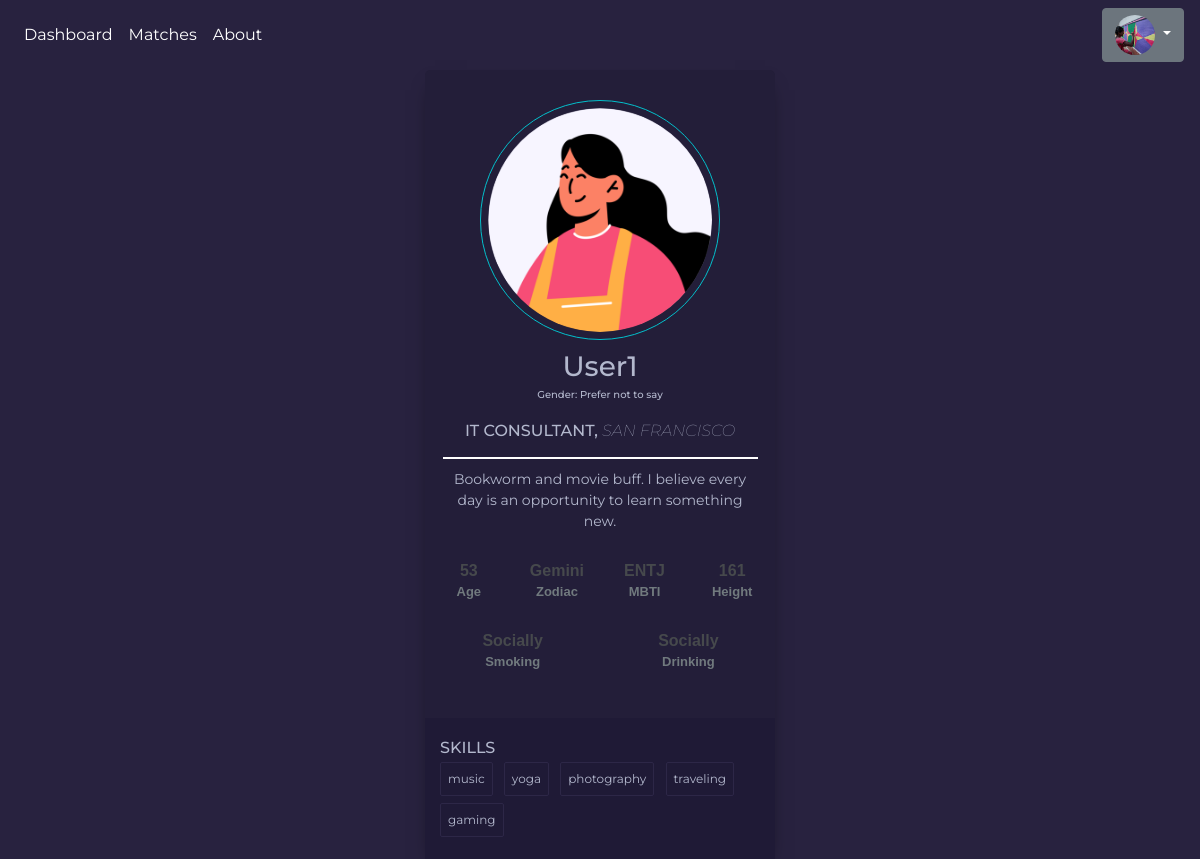
The app's page /profile/1 with its own data.
### tables this page shows
CREATE TABLE users (
                user_id INTEGER PRIMARY KEY AUTOINCREMENT,
                name TEXT,
                birth_date TEXT,
                age INTEGER,
                gender TEXT,
                location TEXT,
                interests TEXT,
                smoking TEXT,
                drinking TEXT,
                zodiac_sign TEXT,
                mbti TEXT,
                profession TEXT,
                height INTEGER,
                bio TEXT,
                profile_pic TEXT
            );

### app.py (the view, shortened to what this page needs)
@app.route('/profile/<int:user_id>', methods=['GET', 'POST'])
def display_profile(user_id=1):
    if not is_user_authenticated():
        return redirect(url_for('login'))
    user = db.fetch_user(user_id)
    if not user:
        return "User not found", 404
    return render_template('personalProfile.html',
                           user=user)

### app.py (called while the page is built)
def fetch_logged_in_user_id():
    return fetch_active_user()

@app.context_processor
def inject_user_id_image():
    logged_in_user = db.fetch_user(fetch_logged_in_user_id())
    user_profile_pic_url = f"/static/profile_pics/{logged_in_user.profile_pic}" if logged_in_user.profile_pic else "https://via.placeholder.com/40"
    return dict(fetch_logged_in_user_id=fetch_logged_in_user_id, user_profile_pic_url=user_profile_pic_url)

### flaskr/active_user.py (called while the page is built)
def fetch_active_user():
    if not os.path.exists(SESSION_FILE):
        return None
    with open(SESSION_FILE, 'r') as file:
        user_id = file.read().strip()
        print("User in file", user_id)
    return user_id if user_id else None

def is_user_authenticated():
    return fetch_active_user() is not None

### templates/personalProfile.html (shortened to what this page needs)
<!DOCTYPE html>
<html lang="en">
<head>
    <link rel="stylesheet" href="https://stackpath.bootstrapcdn.com/bootstrap/4.5.2/css/bootstrap.min.css">
    <link rel="stylesheet" href="/static/main.css">
</head>
<body>
{% include 'base.html' %}
<div class="card-container">
	<img class="round" src="/static/profile_pics/{{user.profile_pic}}" alt="user" />
	<h3>{{ user.name }}<p style="font-size: x-small">Gender: {{ user.gender.value }}</p></h3>
    <h6>{{ user.profession }}, <span style="font-style: italic; font-weight: lighter">{{ user.location }}</span></h6>
    <p style="
    margin-left: 5%;
    margin-right: 5%;
    margin-top: 5%;
    border-top: 2px solid white;
    padding-top: 10px">
        {{ user.bio }}
    </p>
    <ul class="data-user">
        <li><a><strong style="font-size: medium">{{ user.age }}</strong>
            <span style="font-size: small">Age</span></a></li>
        <li><a><strong style="font-size: medium">{{ user.zodiac_sign.value }}</strong>
            <span style="font-size: small">Zodiac</span></a></li>
        <li><a><strong style="font-size: medium">{{ user.mbti.value }}</strong>
            <span style="font-size: small">MBTI</span></a></li>
        <li><a><strong style="font-size: medium">{{ user.height }}</strong>
            <span style="font-size: small">Height</span></a></li>
       </ul>
        <ul class="data-user">
            <li><a><strong style="font-size: medium">{{ user.smoking.value }}</strong>
            <span style="font-size: small">Smoking</span></a></li>
        <li><a><strong style="font-size: medium">{{ user.drinking.value }}</strong>
            <span style="font-size: small">Drinking</span></a></li>
        </ul>
	<div class="skills">
		<h6>Skills</h6>
		<ul>
            {% for interest in user.interests %}
            <li>{{ interest }}</li>
            {% endfor %}
        </ul>
	</div>
</div>
</body>
</html>

### templates/base.html (shortened to what this page needs)
<nav class="navbar navbar-expand-lg">
    <div class="collapse navbar-collapse" id="navbarNav">
        <ul class="navbar-nav mr-auto">
            <li class="nav-item">
                <a class="nav-link" href="/dashboard">Dashboard</a>
            </li>
            <li class="nav-item">
                <a class="nav-link" href="/matches">Matches</a>
            </li>
            <li class="nav-item">
                <a class="nav-link" href="/about">About</a>
            </li>
        </ul>
        <div class="dropdown ml-auto">
            <button class="btn btn-secondary dropdown-toggle" type="button" id="dropdownMenuButton" data-toggle="dropdown" aria-haspopup="true" aria-expanded="false">
                <img src="{{user_profile_pic_url}}" alt="Profile Picture" class="user-pic">
            </button>
        </div>
    </div>
</nav>

### static/main.css (style rules this page uses)
* { box-sizing: border-box; }
body { font-family: "Nunito", sans-serif; color: rgba(0, 0, 0, 0.7); }

### templates/personalProfile.html (style rules this page uses)
* { box-sizing: border-box; }
body { background-color: #28223F; font-family: Montserrat, sans-serif; display: flex; align-items: center; justify-content: center; flex-direction: column; min-height: 100vh; margin: 0; }
h3 { margin: 10px 0; }
h6 { margin: 5px 0; text-transform: uppercase; }
p { font-size: 14px; line-height: 21px; }
.card-container { background-color: #231E39; border-radius: 5px; box-shadow: 0px 10px 20px -10px rgba(0, 0, 0, 0.75); color: #B3B8CD; padding-top: 30px; position: relative; width: 350px; max-width: 100%; text-align: center; }
.card-container .round { border: 1px solid #03BFCB; border-radius: 50%; height: 30vh; width: 30vh; padding: 7px; }
.skills { background-color: #1F1A36; text-align: left; padding: 15px; margin-top: 30px; }
.skills ul { list-style-type: none; margin: 0; padding: 0; }
.skills ul li { border: 1px solid #2D2747; border-radius: 2px; display: inline-block; font-size: 12px; margin: 0 7px 7px 0; padding: 7px; }
.data-user { font-family: "Quicksand", sans-serif; margin-bottom: 0; cursor: pointer; padding: 0; list-style: none; display: table; width: 100.15%; }
.data-user li { margin: 0; padding: 0; width: 25%; display: table-cell; text-align: center; border-left: 0.1em solid transparent; }
.data-user li:first-child { border-left: 0; }
.data-user li:first-child a { border-bottom-left-radius: 0.3rem; }
.data-user li:last-child a { border-bottom-right-radius: 0.3rem; }
.data-user li a, .data-user li strong { display: block; }
.data-user li { padding: .93em 0; color: #46494c; }
.data-user li a strong, .data-user li a span { font-weight: 600; line-height: 1; }
.data-user li a strong { font-size: 2em; }
.data-user li a span { color: #717a7e; }

### templates/base.html (style rules this page uses)
.navbar { position: relative; padding: 0.5rem 1rem; width: 100%; }
.nav-link { color: white; }
.user-pic { width: 40px; height: 40px; border-radius: 50%; object-fit: cover; cursor: pointer; }

### records on screen
users: profile_pic (picture), name "User1", gender.value "Prefer not to say", profession "IT CONSULTANT", location "SAN FRANCISCO", bio "Bookworm and movie buff. I believe every day is an opportunity to learn something new.", age "53", zodiac_sign.value "Gemini", mbti.value "ENTJ", height "161", smoking.value "Socially", drinking.value "Socially"

### other values on screen
{{ interest }} "music" "yoga" "photography" "traveling" "gaming"
